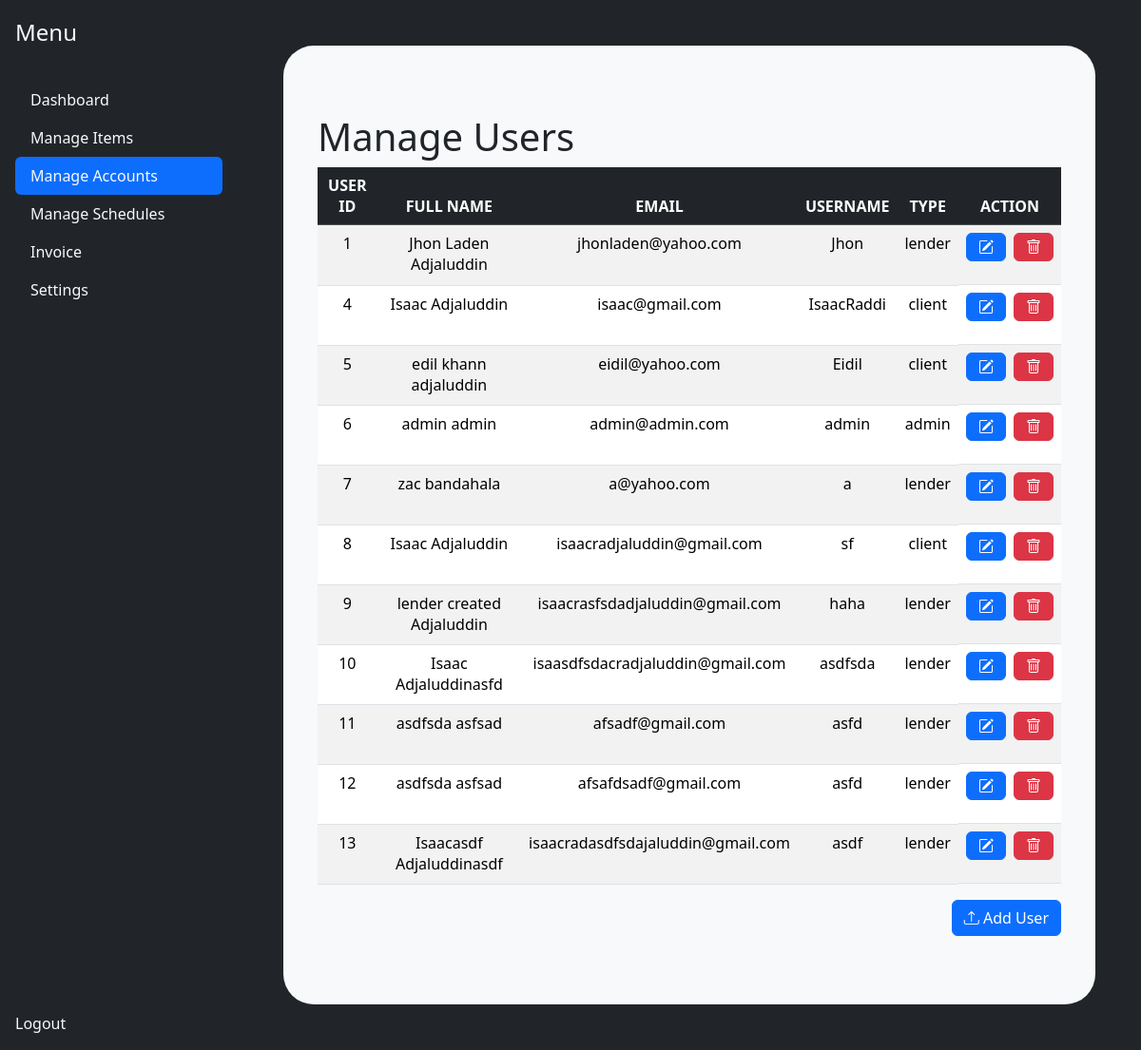
Before: /frontend/admin/manage_accounts.php (signed in) with the older database file.
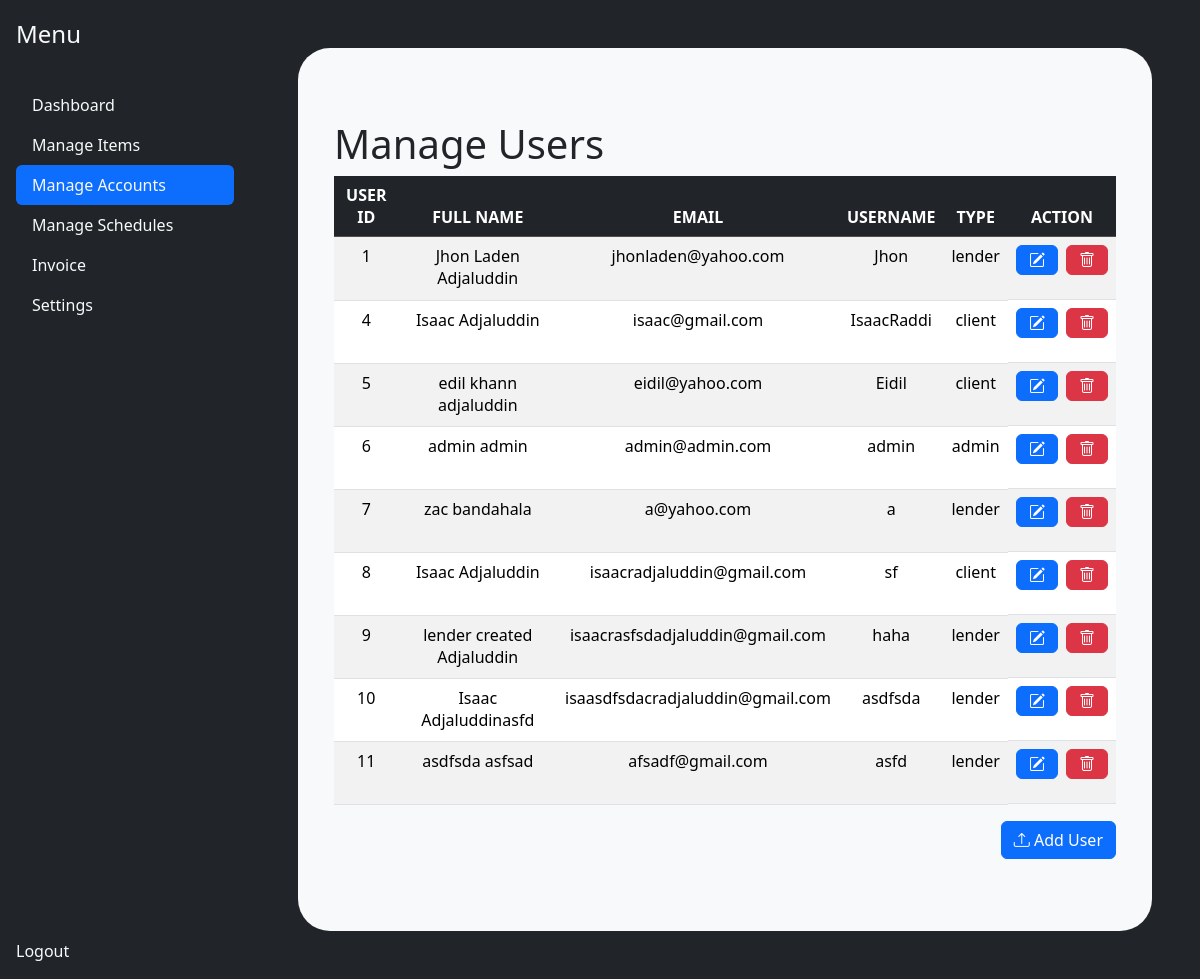
After: the same page with the newer database file.
### tables this page shows
CREATE TABLE `user` (
  `user_id` int(11) NOT NULL,
  `first_name` varchar(255) DEFAULT NULL,
  `middle_name` varchar(255) DEFAULT NULL,
  `last_name` varchar(255) DEFAULT NULL,
  `email` varchar(255) DEFAULT NULL,
  `username` varchar(255) DEFAULT NULL,
  `password` varchar(255) DEFAULT NULL,
  `type` enum('admin','lender','client') DEFAULT 'client',
  `successful_lends` int(11) DEFAULT 0,
  `is_active` tinyint(1) DEFAULT NULL
);

### frontend/variables.php (called while the page is built, shortened)
<?php
    $dashboard = '';
    $items = '';
    $invoice = '';
    $settings = '';
?>

### backend/classes/users.class.php (called while the page is built, shortened)
<?php
require_once 'database.php';
class Users{
    protected $db ;
    function __construct(){
        $this->db = new Database();
    }
    function show(){
        $sql = "SELECT * FROM user ; ";
        $query =  $this->db->connect()->prepare($sql);
        if($query->execute()){
            $data = $query->fetchAll();
        }
        return $data;
    }
}
?>

### backend/classes/database.php (called while the page is built)
<?php
class Database{
    private $host = 'localhost';
    private $username = 'root';
    private $password = '';
    private $database = 'rental_management_system';
    protected $connection;
    function connect(){
        try
			{
				$this->connection = new PDO("mysql:host=$this->host;dbname=$this->database",
											$this->username, $this->password);
			}
			catch (PDOException $e)
			{
				echo "Connection error " . $e->getMessage();
			}
        return $this->connection;
    }
}
?>

### frontend/includes/manage_users.php (the view, shortened to what this page needs)
<section class = "container my-5 table-responsive">
            <h1> Manage Users </h1>
            <table class=" table table-striped" id = "example">
            <thead class="table-dark">
                <tr>
                    <th class = "text-center text-uppercase">User ID</th>
                    <th class = "text-center  text-uppercase">Full Name</th>
                    <th class = "text-center text-uppercase">Email</th>
                    <th class = "text-center text-uppercase">Username</th>
                    <th class = "text-center text-uppercase">type</th>
                    <th class = "text-center text-uppercase">ACTION</th>
                </tr>
            </thead>
            <tbody>
                <?php
                    require_once '../../backend/classes/users.class.php';
                    $users = new Users();
                    $results = $users->show();
                    if (!empty($results)) {
                        foreach ($results as $value) {
                            if($value['is_active'] == true){
                ?>
                <tr class = "text-center">
                    <td><?php echo htmlspecialchars($value['user_id']); ?></td>
                    <td><?php echo htmlspecialchars($value['first_name'] . ' ' . $value['last_name']); ?></td>
                    <td><?php echo htmlspecialchars($value['email']); ?></td>
                    <td><?php echo htmlspecialchars($value['username']); ?></td>
                    <td><?php echo htmlspecialchars($value['type']); ?></td>
                    <td class="text-center d-flex justify-content-center gap-2">
                        <form action="../admin/edit_user.php" method="POST" id = "deleteForm">
                            <button class="btn btn-primary  edit-item-btn" >
                                <i class="bi bi-pencil-square"></i>
                            </button>
                        </form>
                        <form action="../../backend/tools/deleteuser_tool.php" method="POST" id = "deleteForm-<?php echo $value['user_id']; ?>">
                            <button type="button" class="btn btn-danger delete-item-btn" data-form-id="deleteForm-<?php echo $value['user_id']; ?>">
                                <i class="bi bi-trash"></i>
                            </button>
                        </form>
                    </td>
                </tr>
                <?php
                            }
                    }
                } ?>
            </tbody>
        </table>
        <div class = "d-flex justify-content-end mt-3">
            <button type="button" class="btn btn-primary" data-bs-toggle="modal" data-bs-target="#registerModal">
            <i class="bi bi-upload"></i> Add User
            </button>
        </div>
        </section>

### frontend/includes/adminhead.php (shortened to what this page needs)
    <link rel="stylesheet" href="../node_modules/bootstrap/dist/css/bootstrap.min.css">
    <link href="https://cdn.jsdelivr.net/npm/bootstrap@5.3.3/dist/css/bootstrap.min.css" rel="stylesheet">
    <link rel="stylesheet" href="https://cdn.jsdelivr.net/npm/bootstrap-icons@1.8.1/font/bootstrap-icons.css">
</head>
    <body class = "bg-dark" >
        <?php
            require_once '../variables.php';
        ?>

### frontend/admin/manage_accounts.php (shortened to what this page needs)
<?php
    include_once('../includes/adminhead.php');
    $accounts = "active";
?>
    <div class = "d-flex h-100">
        <?php include_once('../includes/sidebar.php'); ?>
        <?php include_once('manage_accounts_main.php'); ?>
        <?php
            include_once('../includes/footer.php');
        ?>

### frontend/includes/sidebar.php
<div class="d-flex h-100 ">
    <div class="d-flex flex-column flex-shrink-0 p-3 bg-dark h-100" style="width: 250px;">
      <a href="/" class="d-flex align-items-center mb-3 mb-md-0 me-md-auto text-dark text-decoration-none">
        <span class="fs-4 text-light">Menu</span>
      </a>
      <hr>
      <ul class="nav nav-pills flex-column mb-auto">
        <li class="nav-item">
          <a href="../admin/dashboard.php" class="nav-link <?php echo $dashboard ?> text-light" aria-current="page">
            Dashboard
          </a>
        </li>
        <li>
          <a href="../admin/manage.php" class="<?php echo $items ?> nav-link text-light hover-bg">
            Manage Items
          </a>
        </li>
        <li>
          <a href="../admin/manage_accounts.php" class="<?php echo $accounts ?> nav-link text-light">
            Manage Accounts
          </a>
        </li>
        <li>
          <a href="../admin/manage_schedules.php" class="<?php echo $schedules; ?> nav-link text-light">
            Manage Schedules
          </a>
        </li>
        <li>
          <a href="../admin/invoice.php" class="<?php echo $invoice ?> nav-link text-light">
            Invoice
          </a>
        </li>
        <li>
          <a href="../admin/settings.php" class="<?php echo $settings ?> nav-link text-light">
            Settings
          </a>
        </li>
      </ul>
      <hr>
      <div>
        <a href="../../backend/tools/logout_tool.php" class="nav-link text-light">
          Logout
        </a>
      </div>
    </div>
</div>

### frontend/admin/manage_accounts_main.php (shortened to what this page needs)
<div class = "w-100 bg-light m-5 p-4 rounded-5 overflow-y-scroll">
    <?php
        include('../includes/manage_users.php');
    ?>
        </div>
        <?php
            require '../includes/footer.php'
        ?>

### frontend/includes/footer.php
</body>
</html>

Changed rows visible on the page:
no longer on this page (row edited): user: user_id "12", first_name+last_name "asdfsda asfsad", email "afsafdsadf@gmail.com", username "asfd", type "lender"
no longer on this page (row edited): user: user_id "13", first_name+last_name "Isaacasdf Adjaluddinasdf", email "isaacradasdfsdajaluddin@gmail.com", username "asdf", type "lender"
